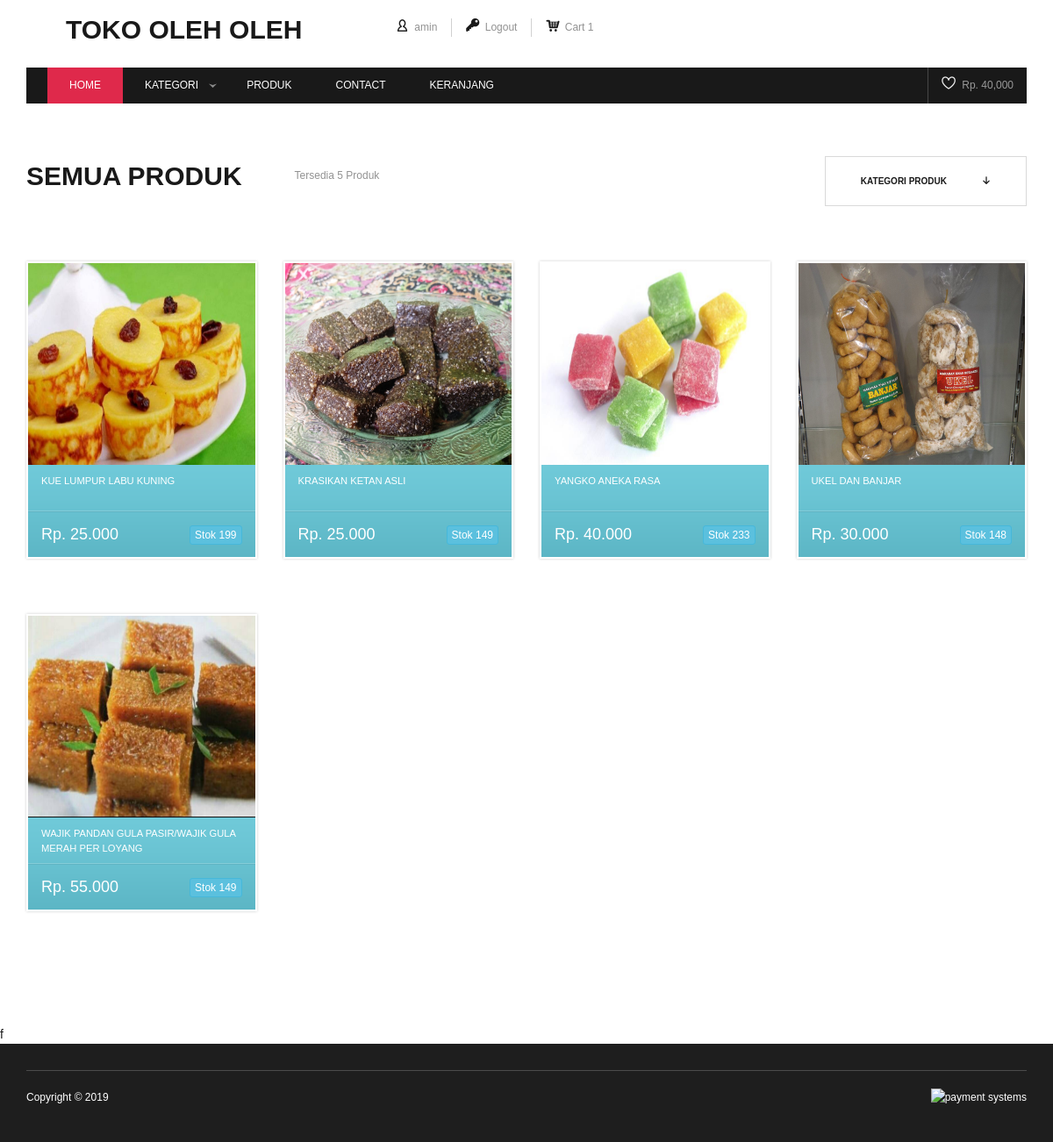
The app's page /product.php (signed in) with its own data.
### tables this page shows
CREATE TABLE `produk` (
  `id_produk` varchar(10) NOT NULL,
  `id_kat_produk` varchar(10) NOT NULL,
  `nama` varchar(100) NOT NULL,
  `harga` int(11) NOT NULL,
  `stok` int(11) NOT NULL,
  `gambar` text NOT NULL,
  `tanggal` datetime NOT NULL,
  `deskripsi` text NOT NULL,
  `berat` int(11) NOT NULL
);

### php/function.php (called while the page is built, shortened)
<?php
function rp($str){
    $jum = strlen($str);
    $jumtitik = ceil($jum/3);
    $balik = strrev($str);
    $awal = 0;
    $akhir = 3;
    for($x=0;$x<$jumtitik;$x++){
      $a[$x] = substr($balik,$awal,$akhir).".";
      $awal+=3;
    }
    $hasil = implode($a);
    $hasilakhir = strrev($hasil);
    $hasilakhir = substr($hasilakhir,1,$jum+$jumtitik);
    return "".$hasilakhir."";
}
?>

### product.php (the view, shortened to what this page needs)
<?php require 'header.php'; ?>
<?php
$BatasAwal = $contact['paging'];
    if (!empty($_GET['page'])) {
        $hal = $_GET['page'] - 1;
        $MulaiAwal = $BatasAwal * $hal;
    } else if (!empty($_GET['page']) and $_GET['page'] == 1) {
        $MulaiAwal = 0;
    } else if (empty($_GET['page'])) {
        $MulaiAwal = 0;
    }
if(empty($_GET['thiscategory'])){
    $pr=mysqli_query($con,"SELECT * FROM produk where stok>0 order by tanggal desc LIMIT $MulaiAwal , $BatasAwal ");
    $pg=mysqli_query($con,"SELECT * FROM produk where stok>0 ");
    $npr=mysqli_num_rows($pg);
    $cat="Semua Produk";
}
?>
        <div class="content">
            <div class="container">
                <div class="all-products-details">
                    <div class="row">
                        <div class="col-md-7"><h2><?php echo $cat; ?></h2><span class="products-avalabile">Tersedia <?php echo $npr; ?> Produk</span></div>
                        <div class="col-md-5">
                            <div class="sort-dropdown float-right">
                                <span>Kategori Produk<i class="icon-515" title="515"></i></span>
                            </div>
                        </div>
                    </div>
                </div>
                <div class="row">
                    <div class="col-md-12">
                        <div class="row">
                <?php while($dui=mysqli_fetch_array($pr)) { ?>
                            <div class="col-md-3 col-xs-4">
                                <div class="product">
                                    <div class="product-cover">
                                        <div class="product-cover-hover"><span><a href="detailproduct?thisproduct=<?php echo base64_encode($dui['id_produk']) ?>&nameproduct=<?php echo $dui['nama']; ?>">Detail</a></span></div>
                                        <img style="width:300px;height:230px;" src="control/<?php echo $dui['gambar']; ?>" alt="product name" />
                                    </div>
                                    <div class="product-details">
                                        <a href="detailproduct?thisproduct=<?php echo base64_encode($dui['id_produk']) ?>&nameproduct=<?php echo $dui['nama']; ?>"><h1 style="font-size:80%;"><?php echo $dui['nama']; ?></h1></a>
                                        <div class="product-price">
                                            <button style="float:right;" class="btn btn-xs btn-info">Stok <?php echo rp($dui['stok']); ?></button>
                                            <div style="font-size:18px;"><?php echo 'Rp. '. rp($dui['harga']); ?></div>
                                        </div>
                                    </div>
                                </div>
                            </div>
                <?php } ?>
                        </div>
                    </div>
                </div>
            </div>
        </div>
        f
<?php require 'footer.php'; ?>

### records on screen
produk: gambar (picture), nama "KUE LUMPUR LABU KUNING", stok "199", harga "25.000"
produk: gambar (picture), nama "KRASIKAN KETAN ASLI", stok "149", harga "25.000"
produk: gambar (picture), nama "YANGKO ANEKA RASA", stok "233", harga "40.000"
produk: gambar (picture), nama "UKEL DAN BANJAR", stok "148", harga "30.000"
produk: gambar (picture), nama "WAJIK PANDAN GULA PASIR/WAJIK GULA MERAH PER LOYANG", stok "149", harga "55.000"

### other values on screen
$_SESSION['username'] "amin"
$ca "1"
$total['total'] "40,000"
$cat "SEMUA PRODUK"
$npr "5"
